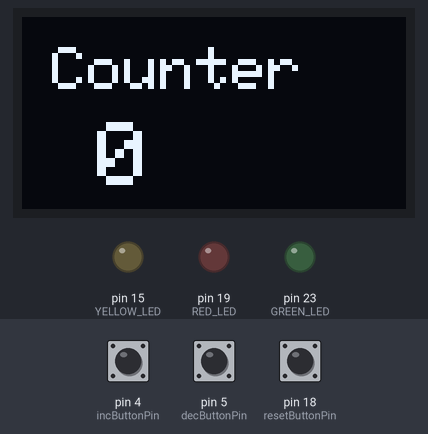
A sketch run on a simulated Arduino Mega 2560, built with avr-gcc and run on an emulated ATmega2560. Parts: 128×64 one-colour display, output pins drawn as LEDs (lit = HIGH). The inputs (shaded band) are chosen by the test bench; at power-on: pin 18 (resetButtonPin) HIGH, pin 4 (incButtonPin) HIGH, pin 5 (decButtonPin) HIGH.

Above: at 3.2 s.
3.3 s: pin 18 (resetButtonPin) pulled LOW for 0.15 s
At 4.2 s:
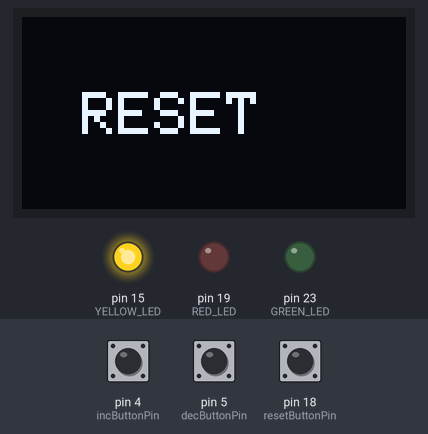
6.0 s: pin 4 (incButtonPin) pulled LOW for 0.15 s
At 7.3 s:
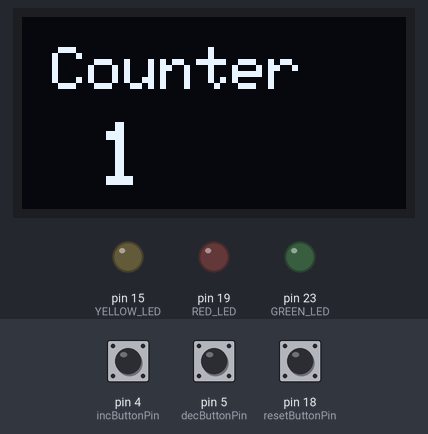
7.6 s: pin 5 (decButtonPin) pulled LOW for 0.15 s
At 7.68 s:
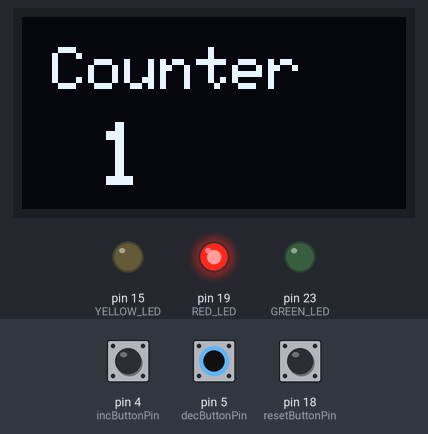
9.2 s: pin 5 (decButtonPin) pulled LOW for 1 s
At 10.0 s:
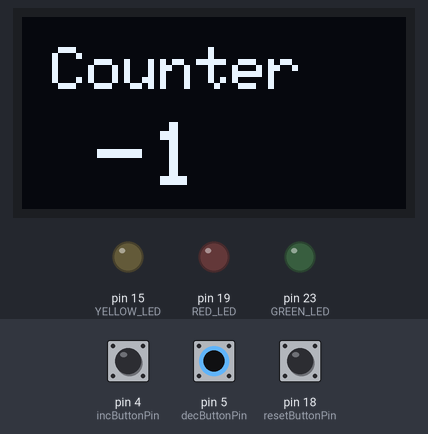
11.7 s: pin 4 (incButtonPin) pulled LOW for 1 s
At 11.78 s:
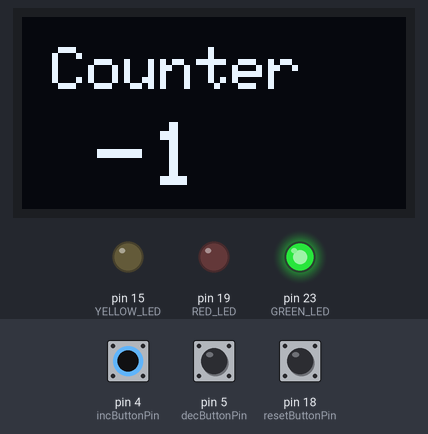
Timing chart, 0 to 14.7 s (numbered marks = the images above; inputs shaded):
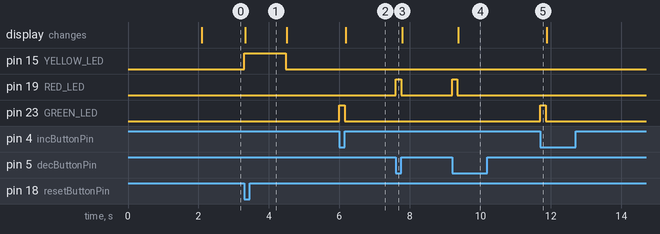

The sketch:

Final_Features_V5.ino
```cpp
#include <Wire.h>
#include <Adafruit_GFX.h>
#include <Adafruit_SSD1306.h>

#define SCREEN_WIDTH 128
#define SCREEN_HEIGHT 64

Adafruit_SSD1306 display(SCREEN_WIDTH, SCREEN_HEIGHT, &Wire, -1);

//LED Pin definitions
#define GREEN_LED 23
#define RED_LED 19
#define YELLOW_LED 15

//Button pin definitions
const int incButtonPin=4;
const int decButtonPin=5;
const int resetButtonPin=18;

int counter=0;

//States for increment button
bool incCurrent=HIGH;
bool incPrevious=HIGH;

//States for decrement button
bool decCurrent=HIGH;
bool decPrevious=HIGH;

//States for reset button
bool resetCurrent=HIGH;
bool resetPrevious=HIGH;

//LED Functions
void greenLight()
{
  digitalWrite(GREEN_LED, HIGH);
  delay(150);
  digitalWrite(GREEN_LED, LOW);
  digitalWrite(RED_LED, LOW);
  digitalWrite(YELLOW_LED, LOW);
}

void redLight()
{
  digitalWrite(GREEN_LED, LOW);
  digitalWrite(RED_LED, HIGH);
  delay(150);
  digitalWrite(RED_LED, LOW);
  digitalWrite(YELLOW_LED, LOW);
}

void yellowLight()
{
  digitalWrite(GREEN_LED, LOW);
  digitalWrite(RED_LED, LOW);
  digitalWrite(YELLOW_LED, HIGH);
  delay(150);
  digitalWrite(YELLOW_LED, LOW);
}

//Button functions------------------------------------------
void increment()
{
  greenLight();
  counter++;
  updateDisplay();
  delay(30);
}

void decrement()
{
  redLight();
  counter--;

  updateDisplay();
  delay(30);
}

void reset()
{
  yellowLight();
  counter=0;

  updateDisplay();
  delay(30);
}
//------------------------------------------------------------
void splashScreen()
{
    display.clearDisplay();

    display.setTextSize(2);
    display.setTextColor(SSD1306_WHITE);
    display.setCursor(20,10);
    display.println("DIGITAL");

    display.setCursor(20,35);
    display.println("COUNTER");

    display.setTextSize(1);
    display.setCursor(1,56);
    display.println("By Aditya Srivastava");

    display.display();

    delay(2000);
}
void showResetScreen()
{
  digitalWrite(GREEN_LED, LOW);
  digitalWrite(RED_LED, LOW);
  digitalWrite(YELLOW_LED, HIGH);

  display.clearDisplay();
  display.setTextSize(2);
  display.setTextColor(SSD1306_WHITE);
  display.setCursor(20,25);
  display.println("RESET");
  display.display();
  delay(1000);
  digitalWrite(YELLOW_LED, LOW);
}


void updateDisplay()
{
  display.clearDisplay();

  display.setTextSize(2);
  display.setTextColor(SSD1306_WHITE);

  display.setCursor(10, 10);
  display.println("Counter");

  display.setTextSize(3);
  display.setCursor(25, 35);
  display.println(counter);

  display.display();
}

//--------------------------------Setup---------------------------------------
void setup()
{
  //OLED Initialisation
  if(!display.begin(SSD1306_SWITCHCAPVCC, 0x3C))
  {
    while(true);
  }

  splashScreen();

  updateDisplay();

  pinMode(incButtonPin, INPUT_PULLUP);
  pinMode(decButtonPin, INPUT_PULLUP);
  pinMode(resetButtonPin, INPUT_PULLUP);

  pinMode(GREEN_LED, OUTPUT);
  pinMode(RED_LED, OUTPUT);
  pinMode(YELLOW_LED, OUTPUT);

  digitalWrite(GREEN_LED, LOW);
  digitalWrite(RED_LED, LOW);
  digitalWrite(YELLOW_LED, LOW);
}
//-------------------------------------Loop------------------------------
void loop()
{
  incCurrent=digitalRead(incButtonPin);
  decCurrent=digitalRead(decButtonPin);
  resetCurrent=digitalRead(resetButtonPin);

  if(incPrevious==HIGH && incCurrent==LOW)
  {
    increment();
  }

  if(decPrevious==HIGH && decCurrent==LOW)
  {
    decrement();
  }

  if(resetPrevious==HIGH && resetCurrent==LOW)
  {
    showResetScreen();
    reset();
  }
  incPrevious=incCurrent;
  decPrevious=decCurrent;
  resetPrevious=resetCurrent;
}
```

Measured:
- after the input at 3.3 s, pin 15 (YELLOW_LED): LOW → HIGH at once, → LOW 1.2 s later; the display: changes at once (image 1)
- after the input at 6.0 s, pin 23 (GREEN_LED): LOW → HIGH at once, → LOW 0.15 s later; the display: changes after 0.18 s (image 2)
- after the input at 7.6 s, pin 19 (RED_LED): LOW → HIGH at once, → LOW 0.15 s later
- after the input at 9.2 s, pin 19 (RED_LED): LOW → HIGH at once, → LOW 0.15 s later; the display: changes after 0.18 s (image 4)
- after the input at 11.7 s, pin 23 (GREEN_LED): LOW → HIGH at once, → LOW 0.15 s later
